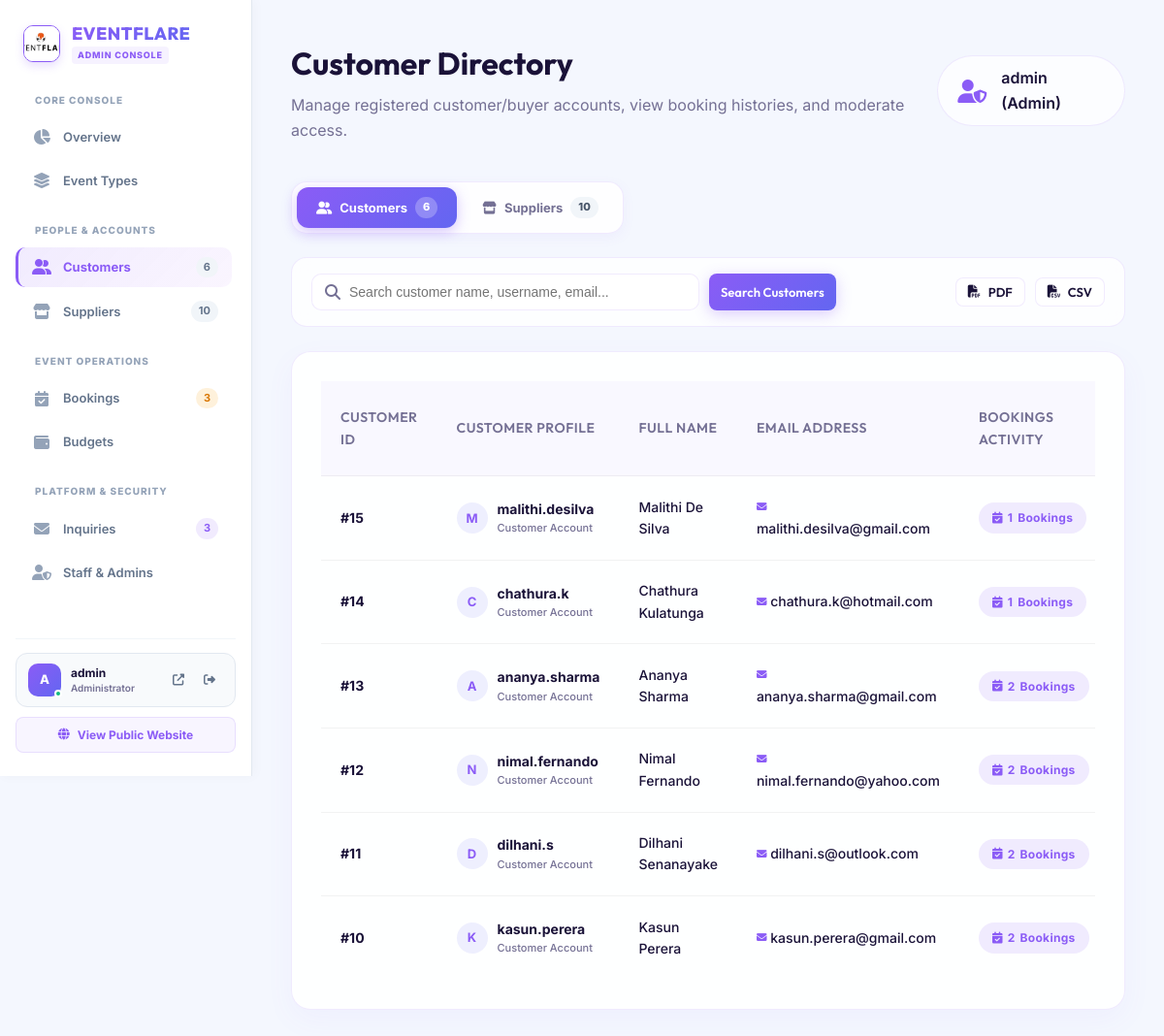
/public/admin/Userlist.php (signed in), run on the app's committed database.
### tables this page shows
CREATE TABLE IF NOT EXISTS `users` (
  `id` INT AUTO_INCREMENT PRIMARY KEY,
  `username` VARCHAR(50) NOT NULL UNIQUE,
  `fullname` VARCHAR(100) NOT NULL,
  `email` VARCHAR(100) NOT NULL UNIQUE,
  `password` VARCHAR(255) NOT NULL,
  `role` VARCHAR(20) NOT NULL DEFAULT 'buyer',
  `created_at` TIMESTAMP DEFAULT CURRENT_TIMESTAMP
);

### public/admin/Userlist.php (the view, shortened to what this page needs)
<?php
require_once __DIR__ . '/../../config/database.php';
$search = trim($_GET['search'] ?? '');
$page = max(1, (int)($_GET['page'] ?? 1));
$limit = 12;
$offset = ($page - 1) * $limit;
$where_clauses = ["u.role = 'buyer'"];
$params = [];
$types = "";
$where_sql = implode(" AND ", $where_clauses);
$count_stmt = $conn->prepare("SELECT COUNT(*) as c FROM users u WHERE {$where_sql}");
$count_stmt->execute();
$total_rows = (int)$count_stmt->get_result()->fetch_assoc()['c'];
$total_suppliers_count = 0;
$supp_count_res = $conn->query("SELECT COUNT(*) as c FROM suppliers");
if ($supp_count_res) {
    $total_suppliers_count = (int)$supp_count_res->fetch_assoc()['c'];
}
$sql = "SELECT u.id, u.username, u.fullname, u.email, u.role, u.created_at,
               (SELECT COUNT(*) FROM bookings b WHERE b.user_name = u.username OR b.user_id = u.id) AS client_bookings_count,
               (SELECT MAX(b.EventDate) FROM bookings b WHERE b.user_name = u.username OR b.user_id = u.id) AS latest_event_date
        FROM users u
        WHERE {$where_sql}
        ORDER BY u.id DESC
        LIMIT ? OFFSET ?";
$params[] = &$limit;
$params[] = &$offset;
$types .= "ii";
$stmt = $conn->prepare($sql);
if (!empty($types)) {
    $stmt->bind_param($types, ...$params);
}
$stmt->execute();
$users = $stmt->get_result()->fetch_all(MYSQLI_ASSOC);
?>
<!DOCTYPE html>
<html lang="en">
<head>
    <link rel="stylesheet" href="../assets/css/global.css">
    <link rel="stylesheet" href="../assets/css/admin-dashboard.css">
    <link rel="stylesheet" href="https://cdnjs.cloudflare.com/ajax/libs/font-awesome/6.4.0/css/all.min.css">
</head>
<body class="dashboard-body">
    <?php include __DIR__ . '/../../includes/admin_sidebar.php'; ?>
    <main class="dashboard-content">
        <div class="dashboard-header">
            <div class="dashboard-title">
                <h1>Customer Directory</h1>
                <p>Manage registered customer/buyer accounts, view booking histories, and moderate access.</p>
            </div>
            <div class="dashboard-user">
                <i class="fas fa-user-shield"></i>
                <span><?= htmlspecialchars($_SESSION['login_user']); ?> (Admin)</span>
            </div>
        </div>
        <div class="directory-segment-bar">
            <a href="Userlist.php" class="directory-segment-pill active">
                <i class="fas fa-user-friends"></i> Customers
                <span class="segment-badge"><?= $total_rows; ?></span>
            </a>
            <a href="Suppliers.php" class="directory-segment-pill">
                <i class="fas fa-store"></i> Suppliers
                <span class="segment-badge"><?= $total_suppliers_count; ?></span>
            </a>
        </div>
        <div class="dashboard-toolbar">
            <form method="GET" action="Userlist.php" style="display: flex; gap: 10px; flex-wrap: wrap; flex: 1;">
                <div class="toolbar-search">
                    <i class="fas fa-search"></i>
                    <input type="text" name="search" placeholder="Search customer name, username, email..." value="<?= htmlspecialchars($search); ?>">
                </div>
                <button type="submit" class="btn btn-primary btn-sm">Search Customers</button>
            </form>
            <div class="toolbar-actions" style="display: flex; gap: 10px;">
                <button id="downloadPdf" class="btn btn-outline btn-sm">
                    <i class="fas fa-file-pdf"></i> PDF
                </button>
                <button id="downloadCsv" class="btn btn-outline btn-sm">
                    <i class="fas fa-file-csv"></i> CSV
                </button>
            </div>
        </div>
        <div class="dashboard-panel" id="makepdf">
            <div class="dashboard-table-container">
                <table class="dashboard-table" id="usersTable">
                    <thead>
                        <tr>
                            <th>Customer ID</th>
                            <th>Customer Profile</th>
                            <th>Full Name</th>
                            <th>Email Address</th>
                            <th>Bookings Activity</th>
                        </tr>
                    </thead>
                    <tbody>
                        <?php if (!empty($users)): ?>
                            <?php foreach ($users as $u): ?>
                                <tr>
                                    <td><strong>#<?= $u['id']; ?></strong></td>
                                    <td>
                                        <div style="display: flex; align-items: center; gap: 10px;">
                                            <div style="width: 32px; height: 32px; border-radius: 50%; background: rgba(99, 102, 241, 0.1); color: var(--primary); display: flex; align-items: center; justify-content: center; font-weight: 700; font-size: 13px;">
                                                <?= strtoupper(substr($u['username'], 0, 1)); ?>
                                            </div>
                                            <div>
                                                <strong><?= htmlspecialchars($u['username']); ?></strong>
                                                <div style="font-size: 11px; color: var(--text-muted);">Customer Account</div>
                                            </div>
                                        </div>
                                    </td>
                                    <td><?= htmlspecialchars($u['fullname']); ?></td>
                                    <td>
                                        <a href="mailto:<?= htmlspecialchars($u['email']); ?>" style="color: inherit; text-decoration: none;">
                                            <i class="fas fa-envelope fa-xs" style="color: var(--primary);"></i> <?= htmlspecialchars($u['email']); ?>
                                        </a>
                                    </td>
                                    <td>
                                        <?php if ((int)$u['client_bookings_count'] > 0): ?>
                                            <a href="Bookinglist.php?search=<?= urlencode($u['username']); ?>"
                                               class="badge badge-primary"
                                               style="text-decoration: none; display: inline-flex; align-items: center; gap: 5px;"
                                               title="View all bookings by this customer">
                                                <i class="fas fa-calendar-check"></i>
                                                <strong><?= (int)$u['client_bookings_count']; ?></strong> Bookings
                                            </a>
                                        <?php else: ?>
                                            <span style="font-size: 13px; color: var(--text-muted);">0 Bookings</span>
                                        <?php endif; ?>
                                    </td>
                                </tr>
                            <?php endforeach; ?>
                        <?php endif; ?>
                    </tbody>
                </table>
            </div>
        </div>
    </main>
</body>
</html>

### public/assets/css/global.css (style rules this page uses)
:root { --bg-main: radial-gradient(circle at top right, #f1edfd, #fcfbfe 70%); --bg-darker: #f5f3fb; --card-bg: rgba(255, 255, 255, 0.7); --card-border: rgba(139, 92, 246, 0.12); --card-glow: rgba(139, 92, 246, 0.08); --primary: #8b5cf6; --primary-hover: #7c3aed; --secondary: #6366f1; --secondary-hover: #4f46e5; --text-main: #3b3759; --text-muted: #747094; --text-white: #ffffff; --text-heading: #1a1238; --success: #059669; --error: #dc2626; --warning: #d97706; --font-heading: 'Outfit', sans-serif; --font-body: 'Inter', sans-serif; --transition-smooth: all 0.3s cubic-bezier(0.4, 0, 0.2, 1); --shadow-premium: 0 10px 30px -10px rgba(139, 92, 246, 0.12); }
* { margin: 0; padding: 0; box-sizing: border-box; }
html, body { background: var(--bg-main); background-color: var(--bg-darker); color: var(--text-main); font-family: var(--font-body); min-height: 100vh; overflow-x: hidden; line-height: 1.6; }
h1, h2, h3, h4, h5, h6 { font-family: var(--font-heading); color: var(--text-heading); font-weight: 600; }
a { color: var(--primary); text-decoration: none; transition: var(--transition-smooth); }
.btn { display: inline-flex; align-items: center; justify-content: center; padding: 12px 24px; font-family: var(--font-heading); font-size: 15px; font-weight: 600; border-radius: 10px; border: none; cursor: pointer; transition: var(--transition-smooth); gap: 8px; text-align: center; }
.btn-primary { background: linear-gradient(135deg, var(--primary), var(--secondary)); color: var(--text-white); box-shadow: 0 4px 15px rgba(139, 92, 246, 0.3); }
table { width: 100%; border-collapse: collapse; text-align: left; }
th, td { padding: 16px 20px; }
th { background: rgba(139, 92, 246, 0.04); border-bottom: 2px solid var(--card-border); font-family: var(--font-heading); font-size: 14px; font-weight: 600; color: var(--text-muted); text-transform: uppercase; letter-spacing: 0.05em; }
tr { border-bottom: 1px solid var(--card-border); transition: var(--transition-smooth); }
tr:last-child { border-bottom: none; }
td { font-size: 14px; color: var(--text-main); }

### data on the page
users: id "15", username "M", username "malithi.desilva", fullname "Malithi De Silva", email "malithi.desilva@gmail.com", client_bookings_count "1"
users: id "14", username "C", username "chathura.k", fullname "Chathura Kulatunga", email "chathura.k@hotmail.com", client_bookings_count "1"
users: id "13", username "A", username "ananya.sharma", fullname "Ananya Sharma", email "ananya.sharma@gmail.com", client_bookings_count "2"
users: id "12", username "N", username "nimal.fernando", fullname "Nimal Fernando", email "nimal.fernando@yahoo.com", client_bookings_count "2"
users: id "11", username "D", username "dilhani.s", fullname "Dilhani Senanayake", email "dilhani.s@outlook.com", client_bookings_count "2"
users: id "10", username "K", username "kasun.perera", fullname "Kasun Perera", email "kasun.perera@gmail.com", client_bookings_count "2"

### other printed values
$badge_customers "6"
$badge_suppliers "10"
$badge_pending_bookings "3"
$badge_unread_messages "3"
$admin_initial "A"
$current_admin_user "admin"
$_SESSION['login_user'] "admin"
$total_rows "6"
$total_suppliers_count "10"
